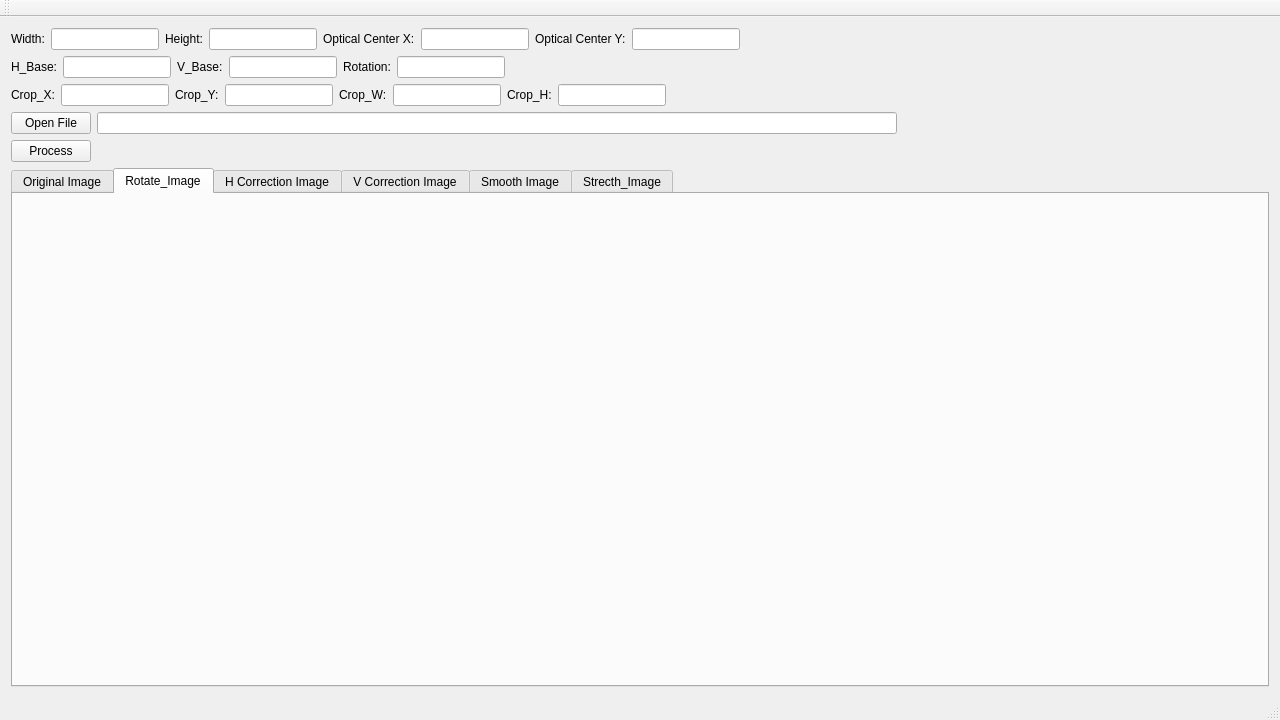
<?xml version="1.0" encoding="UTF-8"?>
<ui version="4.0">
 <class>MainWindow</class>
 <widget class="QMainWindow" name="MainWindow">
  <property name="geometry">
   <rect>
    <x>0</x>
    <y>0</y>
    <width>1280</width>
    <height>720</height>
   </rect>
  </property>
  <property name="windowTitle">
   <string>Fisheye distortion correction</string>
  </property>
  <widget class="QWidget" name="centralWidget">
   <layout class="QGridLayout" name="gridLayout_7">
    <item row="0" column="0">
     <layout class="QFormLayout" name="formLayout">
      <item row="0" column="0">
       <layout class="QHBoxLayout" name="horizontalLayout">
        <item>
         <widget class="QLabel" name="label_width">
          <property name="maximumSize">
           <size>
            <width>100</width>
            <height>60</height>
           </size>
          </property>
          <property name="text">
           <string>Width:</string>
          </property>
         </widget>
        </item>
        <item>
         <widget class="QLineEdit" name="edit_width">
          <property name="sizePolicy">
           <sizepolicy hsizetype="Expanding" vsizetype="Preferred">
            <horstretch>0</horstretch>
            <verstretch>0</verstretch>
           </sizepolicy>
          </property>
          <property name="maximumSize">
           <size>
            <width>200</width>
            <height>60</height>
           </size>
          </property>
         </widget>
        </item>
        <item>
         <widget class="QLabel" name="label_height">
          <property name="maximumSize">
           <size>
            <width>100</width>
            <height>60</height>
           </size>
          </property>
          <property name="text">
           <string>Height:</string>
          </property>
         </widget>
        </item>
        <item>
         <widget class="QLineEdit" name="edit_height">
          <property name="sizePolicy">
           <sizepolicy hsizetype="Expanding" vsizetype="Preferred">
            <horstretch>0</horstretch>
            <verstretch>0</verstretch>
           </sizepolicy>
          </property>
          <property name="maximumSize">
           <size>
            <width>200</width>
            <height>60</height>
           </size>
          </property>
         </widget>
        </item>
        <item>
         <widget class="QLabel" name="label_width_3">
          <property name="sizePolicy">
           <sizepolicy hsizetype="Preferred" vsizetype="Preferred">
            <horstretch>0</horstretch>
            <verstretch>0</verstretch>
           </sizepolicy>
          </property>
          <property name="minimumSize">
           <size>
            <width>60</width>
            <height>0</height>
           </size>
          </property>
          <property name="maximumSize">
           <size>
            <width>200</width>
            <height>60</height>
           </size>
          </property>
          <property name="text">
           <string>Optical Center X:</string>
          </property>
         </widget>
        </item>
        <item>
         <widget class="QLineEdit" name="edit_opt_center_x">
          <property name="sizePolicy">
           <sizepolicy hsizetype="Expanding" vsizetype="Preferred">
            <horstretch>0</horstretch>
            <verstretch>0</verstretch>
           </sizepolicy>
          </property>
          <property name="maximumSize">
           <size>
            <width>200</width>
            <height>60</height>
           </size>
          </property>
         </widget>
        </item>
        <item>
         <widget class="QLabel" name="label_width_4">
          <property name="sizePolicy">
           <sizepolicy hsizetype="MinimumExpanding" vsizetype="Preferred">
            <horstretch>0</horstretch>
            <verstretch>0</verstretch>
           </sizepolicy>
          </property>
          <property name="minimumSize">
           <size>
            <width>60</width>
            <height>0</height>
           </size>
          </property>
          <property name="maximumSize">
           <size>
            <width>200</width>
            <height>60</height>
           </size>
          </property>
          <property name="text">
           <string>Optical Center Y:</string>
          </property>
         </widget>
        </item>
        <item>
         <widget class="QLineEdit" name="edit_opt_center_y">
          <property name="sizePolicy">
           <sizepolicy hsizetype="Expanding" vsizetype="Preferred">
            <horstretch>0</horstretch>
            <verstretch>0</verstretch>
           </sizepolicy>
          </property>
          <property name="maximumSize">
           <size>
            <width>200</width>
            <height>60</height>
           </size>
          </property>
         </widget>
        </item>
       </layout>
      </item>
      <item row="1" column="0">
       <layout class="QHBoxLayout" name="horizontalLayout_2">
        <item>
         <widget class="QLabel" name="label_width_2">
          <property name="maximumSize">
           <size>
            <width>100</width>
            <height>60</height>
           </size>
          </property>
          <property name="text">
           <string>H_Base:</string>
          </property>
         </widget>
        </item>
        <item>
         <widget class="QLineEdit" name="edit_h_base">
          <property name="sizePolicy">
           <sizepolicy hsizetype="Expanding" vsizetype="Preferred">
            <horstretch>0</horstretch>
            <verstretch>0</verstretch>
           </sizepolicy>
          </property>
          <property name="maximumSize">
           <size>
            <width>200</width>
            <height>60</height>
           </size>
          </property>
         </widget>
        </item>
        <item>
         <widget class="QLabel" name="label_height_2">
          <property name="maximumSize">
           <size>
            <width>100</width>
            <height>60</height>
           </size>
          </property>
          <property name="text">
           <string>V_Base:</string>
          </property>
         </widget>
        </item>
        <item>
         <widget class="QLineEdit" name="edit_v_base">
          <property name="sizePolicy">
           <sizepolicy hsizetype="Expanding" vsizetype="Preferred">
            <horstretch>0</horstretch>
            <verstretch>0</verstretch>
           </sizepolicy>
          </property>
          <property name="maximumSize">
           <size>
            <width>200</width>
            <height>60</height>
           </size>
          </property>
         </widget>
        </item>
        <item>
         <widget class="QLabel" name="label_height_3">
          <property name="maximumSize">
           <size>
            <width>100</width>
            <height>60</height>
           </size>
          </property>
          <property name="text">
           <string>Rotation:</string>
          </property>
         </widget>
        </item>
        <item>
         <widget class="QLineEdit" name="edit_rotation">
          <property name="sizePolicy">
           <sizepolicy hsizetype="Expanding" vsizetype="Preferred">
            <horstretch>0</horstretch>
            <verstretch>0</verstretch>
           </sizepolicy>
          </property>
          <property name="maximumSize">
           <size>
            <width>200</width>
            <height>60</height>
           </size>
          </property>
         </widget>
        </item>
       </layout>
      </item>
      <item row="2" column="0">
       <layout class="QHBoxLayout" name="horizontalLayout_3">
        <item>
         <widget class="QLabel" name="label_width_5">
          <property name="maximumSize">
           <size>
            <width>100</width>
            <height>60</height>
           </size>
          </property>
          <property name="text">
           <string>Crop_X:</string>
          </property>
         </widget>
        </item>
        <item>
         <widget class="QLineEdit" name="edit_crop_x">
          <property name="sizePolicy">
           <sizepolicy hsizetype="Expanding" vsizetype="Preferred">
            <horstretch>0</horstretch>
            <verstretch>0</verstretch>
           </sizepolicy>
          </property>
          <property name="maximumSize">
           <size>
            <width>200</width>
            <height>60</height>
           </size>
          </property>
         </widget>
        </item>
        <item>
         <widget class="QLabel" name="label_height_5">
          <property name="maximumSize">
           <size>
            <width>100</width>
            <height>60</height>
           </size>
          </property>
          <property name="text">
           <string>Crop_Y:</string>
          </property>
         </widget>
        </item>
        <item>
         <widget class="QLineEdit" name="edit_crop_y">
          <property name="sizePolicy">
           <sizepolicy hsizetype="Expanding" vsizetype="Preferred">
            <horstretch>0</horstretch>
            <verstretch>0</verstretch>
           </sizepolicy>
          </property>
          <property name="maximumSize">
           <size>
            <width>200</width>
            <height>60</height>
           </size>
          </property>
         </widget>
        </item>
        <item>
         <widget class="QLabel" name="label_height_4">
          <property name="maximumSize">
           <size>
            <width>100</width>
            <height>60</height>
           </size>
          </property>
          <property name="text">
           <string>Crop_W:</string>
          </property>
         </widget>
        </item>
        <item>
         <widget class="QLineEdit" name="edit_crop_w">
          <property name="sizePolicy">
           <sizepolicy hsizetype="Expanding" vsizetype="Preferred">
            <horstretch>0</horstretch>
            <verstretch>0</verstretch>
           </sizepolicy>
          </property>
          <property name="maximumSize">
           <size>
            <width>200</width>
            <height>60</height>
           </size>
          </property>
         </widget>
        </item>
        <item>
         <widget class="QLabel" name="label_height_6">
          <property name="maximumSize">
           <size>
            <width>100</width>
            <height>60</height>
           </size>
          </property>
          <property name="text">
           <string>Crop_H:</string>
          </property>
         </widget>
        </item>
        <item>
         <widget class="QLineEdit" name="edit_crop_h">
          <property name="sizePolicy">
           <sizepolicy hsizetype="Expanding" vsizetype="Preferred">
            <horstretch>0</horstretch>
            <verstretch>0</verstretch>
           </sizepolicy>
          </property>
          <property name="maximumSize">
           <size>
            <width>200</width>
            <height>60</height>
           </size>
          </property>
         </widget>
        </item>
       </layout>
      </item>
      <item row="3" column="0">
       <layout class="QHBoxLayout" name="horizontalLayout_4">
        <item>
         <widget class="QPushButton" name="button_open_file">
          <property name="sizePolicy">
           <sizepolicy hsizetype="Preferred" vsizetype="Preferred">
            <horstretch>0</horstretch>
            <verstretch>0</verstretch>
           </sizepolicy>
          </property>
          <property name="minimumSize">
           <size>
            <width>0</width>
            <height>0</height>
           </size>
          </property>
          <property name="maximumSize">
           <size>
            <width>100</width>
            <height>60</height>
           </size>
          </property>
          <property name="text">
           <string>Open File</string>
          </property>
         </widget>
        </item>
        <item>
         <widget class="QLineEdit" name="edit_file_location">
          <property name="sizePolicy">
           <sizepolicy hsizetype="Preferred" vsizetype="Preferred">
            <horstretch>0</horstretch>
            <verstretch>0</verstretch>
           </sizepolicy>
          </property>
          <property name="minimumSize">
           <size>
            <width>800</width>
            <height>0</height>
           </size>
          </property>
          <property name="maximumSize">
           <size>
            <width>1000</width>
            <height>60</height>
           </size>
          </property>
          <property name="readOnly">
           <bool>true</bool>
          </property>
         </widget>
        </item>
       </layout>
      </item>
      <item row="4" column="0">
       <widget class="QPushButton" name="button_process">
        <property name="sizePolicy">
         <sizepolicy hsizetype="Preferred" vsizetype="Preferred">
          <horstretch>0</horstretch>
          <verstretch>0</verstretch>
         </sizepolicy>
        </property>
        <property name="minimumSize">
         <size>
          <width>0</width>
          <height>0</height>
         </size>
        </property>
        <property name="maximumSize">
         <size>
          <width>100</width>
          <height>60</height>
         </size>
        </property>
        <property name="text">
         <string>Process</string>
        </property>
       </widget>
      </item>
     </layout>
    </item>
    <item row="1" column="0">
     <widget class="QTabWidget" name="tabWidget">
      <property name="currentIndex">
       <number>1</number>
      </property>
      <widget class="QWidget" name="tab_3">
       <attribute name="title">
        <string>Original Image</string>
       </attribute>
       <layout class="QGridLayout" name="gridLayout_3">
        <item row="0" column="0">
         <widget class="QLabel" name="label_original_image">
          <property name="sizePolicy">
           <sizepolicy hsizetype="Expanding" vsizetype="Expanding">
            <horstretch>0</horstretch>
            <verstretch>0</verstretch>
           </sizepolicy>
          </property>
          <property name="text">
           <string/>
          </property>
         </widget>
        </item>
       </layout>
      </widget>
      <widget class="QWidget" name="tab_6">
       <attribute name="title">
        <string>Rotate_Image</string>
       </attribute>
       <layout class="QGridLayout" name="gridLayout_6">
        <item row="0" column="0">
         <widget class="QLabel" name="label_rotate_image">
          <property name="text">
           <string/>
          </property>
         </widget>
        </item>
       </layout>
      </widget>
      <widget class="QWidget" name="tab">
       <attribute name="title">
        <string>H Correction Image</string>
       </attribute>
       <layout class="QGridLayout" name="gridLayout">
        <item row="0" column="0">
         <widget class="QLabel" name="label_h_image">
          <property name="sizePolicy">
           <sizepolicy hsizetype="Expanding" vsizetype="Expanding">
            <horstretch>0</horstretch>
            <verstretch>0</verstretch>
           </sizepolicy>
          </property>
          <property name="text">
           <string/>
          </property>
         </widget>
        </item>
       </layout>
      </widget>
      <widget class="QWidget" name="tab_2">
       <attribute name="title">
        <string>V Correction Image</string>
       </attribute>
       <layout class="QGridLayout" name="gridLayout_4">
        <item row="0" column="0">
         <widget class="QLabel" name="label_v_image">
          <property name="sizePolicy">
           <sizepolicy hsizetype="Expanding" vsizetype="Expanding">
            <horstretch>0</horstretch>
            <verstretch>0</verstretch>
           </sizepolicy>
          </property>
          <property name="text">
           <string/>
          </property>
         </widget>
        </item>
       </layout>
      </widget>
      <widget class="QWidget" name="tab_4">
       <attribute name="title">
        <string>Smooth Image</string>
       </attribute>
       <layout class="QGridLayout" name="gridLayout_5">
        <item row="0" column="0">
         <widget class="QLabel" name="label_smooth_image">
          <property name="sizePolicy">
           <sizepolicy hsizetype="Expanding" vsizetype="Expanding">
            <horstretch>0</horstretch>
            <verstretch>0</verstretch>
           </sizepolicy>
          </property>
          <property name="text">
           <string/>
          </property>
         </widget>
        </item>
       </layout>
      </widget>
      <widget class="QWidget" name="tab_5">
       <attribute name="title">
        <string>Strecth_Image</string>
       </attribute>
       <layout class="QGridLayout" name="gridLayout_2">
        <item row="0" column="0">
         <widget class="QLabel" name="label_strecth_image">
          <property name="text">
           <string/>
          </property>
         </widget>
        </item>
       </layout>
      </widget>
     </widget>
    </item>
   </layout>
  </widget>
  <widget class="QMenuBar" name="menuBar">
   <property name="geometry">
    <rect>
     <x>0</x>
     <y>0</y>
     <width>1280</width>
     <height>21</height>
    </rect>
   </property>
  </widget>
  <widget class="QToolBar" name="mainToolBar">
   <attribute name="toolBarArea">
    <enum>TopToolBarArea</enum>
   </attribute>
   <attribute name="toolBarBreak">
    <bool>false</bool>
   </attribute>
  </widget>
  <widget class="QStatusBar" name="statusBar"/>
 </widget>
 <layoutdefault spacing="6" margin="11"/>
 <resources/>
 <connections>
  <connection>
   <sender>button_open_file</sender>
   <signal>clicked()</signal>
   <receiver>MainWindow</receiver>
   <slot>openFileOnClicked()</slot>
   <hints>
    <hint type="sourcelabel">
     <x>47</x>
     <y>107</y>
    </hint>
    <hint type="destinationlabel">
     <x>399</x>
     <y>299</y>
    </hint>
   </hints>
  </connection>
  <connection>
   <sender>button_process</sender>
   <signal>clicked()</signal>
   <receiver>MainWindow</receiver>
   <slot>processOnClicked()</slot>
   <hints>
    <hint type="sourcelabel">
     <x>59</x>
     <y>133</y>
    </hint>
    <hint type="destinationlabel">
     <x>399</x>
     <y>299</y>
    </hint>
   </hints>
  </connection>
 </connections>
 <slots>
  <slot>openFileOnClicked()</slot>
  <slot>processOnClicked()</slot>
 </slots>
</ui>
